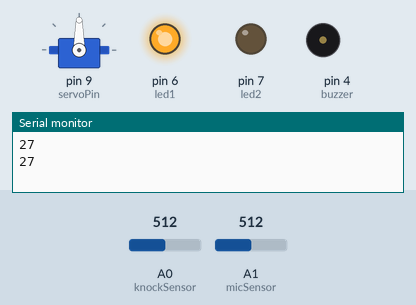
Recording of a sketch running on a simulated Arduino Uno, built with avr-gcc and run on an emulated ATmega328P. Shown: servo, output pins drawn as LEDs (lit = HIGH), buzzer (waves = sounding, pin HIGH), the last lines printed to the serial monitor. Inputs (shaded band) come from the test bench; at power-on: A0 (knockSensor) = 512, A1 (micSensor) = 512.

Above: at 2.8 s.
2.9 s: A0 (knockSensor) set to 3
6.2 s: A0 (knockSensor) set to 0
At 9.8 s:
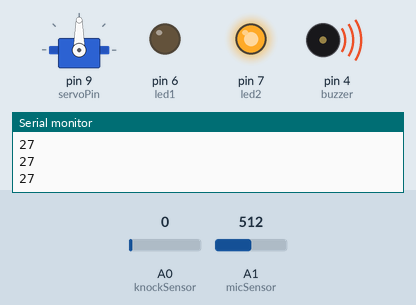
At 11.6 s:
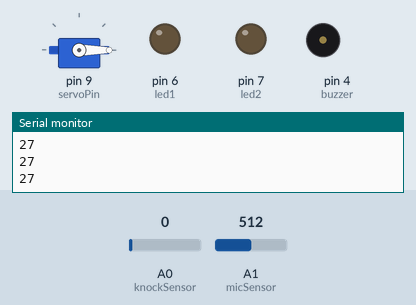
12.2 s: A0 (knockSensor) set to 16
At 14.3 s:
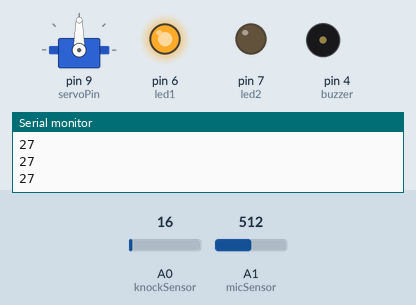
Timing chart, 0 to 15.8 s (numbered marks = the images above; inputs shaded):
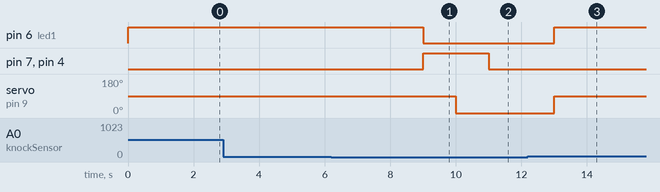

The sketch:

Garage.ino
```cpp
#include <Servo.h>

Servo servo;
int servoPin = 9;
int knockSensor = 0;
int led1 = 6;
int led2 = 7;
int micSensor = 1;
int buzzer = 4;

int knockVal;
int micVal;
int angle = 0;

void setup() {
    pinMode(led1, OUTPUT);
    pinMode(led2, OUTPUT);
    pinMode(buzzer, OUTPUT);

    Serial.begin(9600);
    servo.attach(servoPin);
}

void loop() {
    servo.write(angle);

    knockVal = analogRead(knockSensor);
    // knockVal = map(knockVal, 0, 1024, 0, 11);
    // Serial.println(knockVal);

    if (knockVal > 3 && angle == 0) {
        angle = 90;
        servo.write(angle);

        digitalWrite(led1, HIGH);
    }

    micVal = analogRead(micSensor);
    micVal = map(micVal, 16, 400, 0, 21);
    Serial.println(micVal);

    delay(1000);

    if (knockVal < 2 && micVal >= 6 && angle == 90) {
        angle = 0;

        digitalWrite(led1, LOW);
        digitalWrite(led2, HIGH);
        digitalWrite(buzzer, HIGH);

        delay(1000);
        servo.write(angle);
    }

    delay(1000);
    digitalWrite(led2, LOW);
    digitalWrite(buzzer, LOW);
}
```

Measured:
- the behaviour switches between 2 and 1 on A0 (knockSensor) (found by bisection; images 0 and 1)
- after the input at 6.2 s, pin 6 (led1): HIGH → LOW after 2.8 s; pin 7 (led2), pin 4 (buzzer): LOW → HIGH after 2.8 s, → LOW 2.0 s later; servo on pin 9 (servoPin): 90° → 0° after 3.8 s
- after the input at 12.2 s, pin 6 (led1): LOW → HIGH after 0.80 s; servo on pin 9 (servoPin): 0° → 90° after 0.80 s
